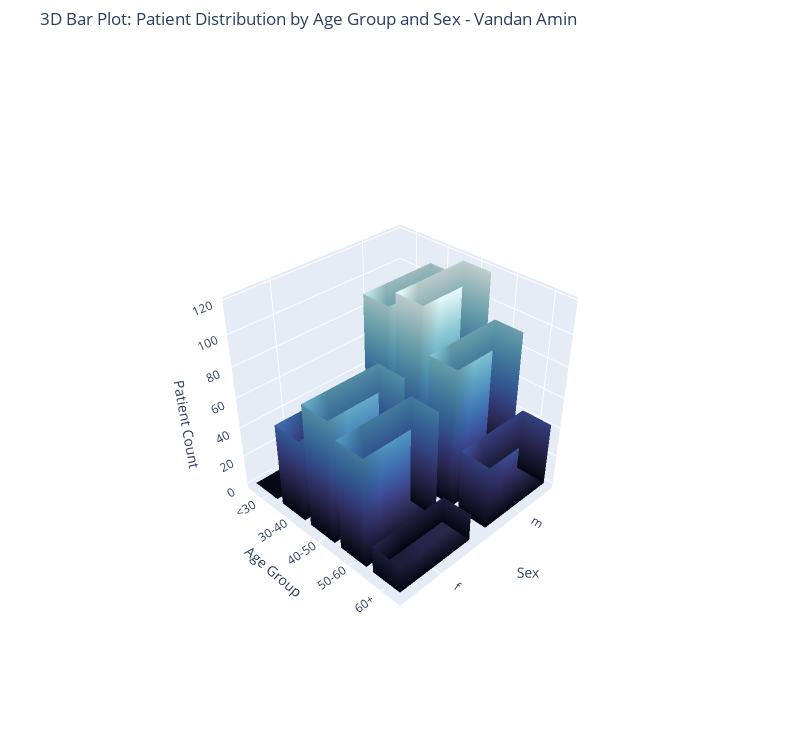

Notebook code for this chart:
### Markdown cell above
## 3. 3D Bar Plot: Patient Distribution by Age Group and Sex

**Purpose**: This visualization shows the count of patients segmented by age group and biological sex.  
**Big Takeaway**: The majority of patients fall within the 30–50 age range, with males being more frequent in almost every group. This helps highlight demographic imbalances in the dataset, potentially impacting diagnostic model fairness.

### Code cell
df_clean = df.drop(columns=['Unnamed: 0']).copy()
df_clean['Category'] = df_clean['Category'].map({
    '0=Blood Donor': 'Blood Donor',
    '0s=suspect Blood Donor': 'Suspect Donor',
    '1=Hepatitis': 'Hepatitis',
    '2=Fibrosis': 'Fibrosis',
    '3=Cirrhosis': 'Cirrhosis'
})
df_clean = df_clean.dropna()
df_clean['AgeGroup'] = pd.cut(df_clean['Age'], bins=[0, 30, 40, 50, 60, 100],
                              labels=['<30', '30-40', '40-50', '50-60', '60+'])

grouped = df_clean.groupby(['AgeGroup', 'Sex', 'Category'], observed=True).size().reset_index(name='Count')
pivoted = grouped.pivot_table(index='AgeGroup', columns='Sex', values='Count', fill_value=0, aggfunc='sum', observed=True)

# Create matrix
age_labels = ['<30', '30-40', '40-50', '50-60', '60+']
sex_labels = ['m', 'f']
z1 = np.zeros((len(age_labels), len(sex_labels)))
for i, age in enumerate(age_labels):
    for j, sex in enumerate(sex_labels):
        z1[i, j] = pivoted.loc[age, sex] if sex in pivoted.columns else 0

# Plot bars as 3D meshes
n_rows, n_cols = z1.shape
dx, dy = 0.8, 0.8
traces = []

for i in range(n_rows):
    for j in range(n_cols):
        elevation = z1[i, j]
        x0, x1 = j - dx / 2, j + dx / 2
        y0, y1 = i - dy / 2, i + dy / 2
        vertices = np.array([
            [x0, y0, 0], [x1, y0, 0], [x1, y1, 0], [x0, y1, 0],
            [x0, y0, elevation], [x1, y0, elevation],
            [x1, y1, elevation], [x0, y1, elevation]
        ])
        faces = [[0, 1, 2], [0, 2, 3], [4, 5, 6], [4, 6, 7],
                 [0, 1, 5], [0, 5, 4], [1, 2, 6], [1, 6, 5],
                 [2, 3, 7], [2, 7, 6], [3, 0, 4], [3, 4, 7]]
        i_faces, j_faces, k_faces = zip(*faces)
        intensity = [0]*4 + [elevation]*4

        traces.append(go.Mesh3d(
            x=vertices[:, 0], y=vertices[:, 1], z=vertices[:, 2],
            i=i_faces, j=j_faces, k=k_faces,
            intensity=intensity,
            intensitymode='vertex',
            colorscale='Ice',
            cmin=z1.min(),
            cmax=z1.max(),
            showscale=False,
            opacity=0.95,
            hovertemplate=f"Sex: {sex_labels[j]}<br>Age Group: {age_labels[i]}<br>Count: {elevation}<extra></extra>",
            name=''
        ))

# Layout and display
fig = go.Figure(data=traces)
fig.update_layout(
    title="3D Bar Plot: Patient Distribution by Age Group and Sex - Vandan Amin",
    scene=dict(
        xaxis=dict(title='Sex', tickvals=[0, 1], ticktext=sex_labels),
        yaxis=dict(title='Age Group', tickvals=list(range(len(age_labels))), ticktext=age_labels),
        zaxis=dict(title='Patient Count'),
        camera_eye=dict(x=1.2, y=1.2, z=1.2)
    ),
    width=800,
    height=750,
    margin=dict(l=0, r=0, b=0, t=50)
)
fig.show()

### Figure 1 — Plotly figure (JSON) as saved in the notebook; plotly's stock layout.template omitted (floating-point values rounded to 4 significant figures)
{"data": [{"cmax": 118, "cmin": 0, "colorscale": [[0, "rgb(3, 5, 18)"], [0.09091, "rgb(25, 25, 51)"], [0.1818, "rgb(44, 42, 87)"], [0.2727, "rgb(58, 60, 125)"], [0.3636, "rgb(62, 83, 160)"], [0.4545, "rgb(62, 109, 178)"], [0.5455, "rgb(72, 134, 187)"], [0.6364, "rgb(89, 159, 196)"], [0.7273, "rgb(114, 184, 205)"], [0.8182, "rgb(149, 207, 216)"], [0.9091, "rgb(192, 229, 232)"], [1, "rgb(234, 252, 253)"]], "hovertemplate": "Sex: m<br>Age Group: <30<br>Count: 4.0<extra></extra>", "i": [0, 0, 4, 4, 0, 0, 1, 1, 2, 2, 3, 3], "intensity": [0, 0, 0, 0, 4, 4, 4, 4], "intensitymode": "vertex", "j": [1, 2, 5, 6, 1, 5, 2, 6, 3, 7, 0, 4], "k": [2, 3, 6, 7, 5, 4, 6, 5, 7, 6, 4, 7], "name": "", "opacity": 0.95, "showscale": false, "type": "mesh3d", "x": [-0.4, 0.4, 0.4, -0.4, -0.4, 0.4, 0.4, -0.4], "y": [-0.4, -0.4, 0.4, 0.4, -0.4, -0.4, 0.4, 0.4], "z": [0, 0, 0, 0, 4, 4, 4, 4]}, {"cmax": 118, "cmin": 0, "colorscale": [[0, "rgb(3, 5, 18)"], [0.09091, "rgb(25, 25, 51)"], [0.1818, "rgb(44, 42, 87)"], [0.2727, "rgb(58, 60, 125)"], [0.3636, "rgb(62, 83, 160)"], [0.4545, "rgb(62, 109, 178)"], [0.5455, "rgb(72, 134, 187)"], [0.6364, "rgb(89, 159, 196)"], [0.7273, "rgb(114, 184, 205)"], [0.8182, "rgb(149, 207, 216)"], [0.9091, "rgb(192, 229, 232)"], [1, "rgb(234, 252, 253)"]], "hovertemplate": "Sex: f<br>Age Group: <30<br>Count: 0.0<extra></extra>", "i": [0, 0, 4, 4, 0, 0, 1, 1, 2, 2, 3, 3], "intensity": [0, 0, 0, 0, 0, 0, 0, 0], "intensitymode": "vertex", "j": [1, 2, 5, 6, 1, 5, 2, 6, 3, 7, 0, 4], "k": [2, 3, 6, 7, 5, 4, 6, 5, 7, 6, 4, 7], "name": "", "opacity": 0.95, "showscale": false, "type": "mesh3d", "x": [0.6, 1.4, 1.4, 0.6, 0.6, 1.4, 1.4, 0.6], "y": [-0.4, -0.4, 0.4, 0.4, -0.4, -0.4, 0.4, 0.4], "z": [0, 0, 0, 0, 0, 0, 0, 0]}, {"cmax": 118, "cmin": 0, "colorscale": [[0, "rgb(3, 5, 18)"], [0.09091, "rgb(25, 25, 51)"], [0.1818, "rgb(44, 42, 87)"], [0.2727, "rgb(58, 60, 125)"], [0.3636, "rgb(62, 83, 160)"], [0.4545, "rgb(62, 109, 178)"], [0.5455, "rgb(72, 134, 187)"], [0.6364, "rgb(89, 159, 196)"], [0.7273, "rgb(114, 184, 205)"], [0.8182, "rgb(149, 207, 216)"], [0.9091, "rgb(192, 229, 232)"], [1, "rgb(234, 252, 253)"]], "hovertemplate": "Sex: m<br>Age Group: 30-40<br>Count: 108.0<extra></extra>", "i": [0, 0, 4, 4, 0, 0, 1, 1, 2, 2, 3, 3], "intensity": [0, 0, 0, 0, 108, 108, 108, 108], "intensitymode": "vertex", "j": [1, 2, 5, 6, 1, 5, 2, 6, 3, 7, 0, 4], "k": [2, 3, 6, 7, 5, 4, 6, 5, 7, 6, 4, 7], "name": "", "opacity": 0.95, "showscale": false, "type": "mesh3d", "x": [-0.4, 0.4, 0.4, -0.4, -0.4, 0.4, 0.4, -0.4], "y": [0.6, 0.6, 1.4, 1.4, 0.6, 0.6, 1.4, 1.4], "z": [0, 0, 0, 0, 108, 108, 108, 108]}, {"cmax": 118, "cmin": 0, "colorscale": [[0, "rgb(3, 5, 18)"], [0.09091, "rgb(25, 25, 51)"], [0.1818, "rgb(44, 42, 87)"], [0.2727, "rgb(58, 60, 125)"], [0.3636, "rgb(62, 83, 160)"], [0.4545, "rgb(62, 109, 178)"], [0.5455, "rgb(72, 134, 187)"], [0.6364, "rgb(89, 159, 196)"], [0.7273, "rgb(114, 184, 205)"], [0.8182, "rgb(149, 207, 216)"], [0.9091, "rgb(192, 229, 232)"], [1, "rgb(234, 252, 253)"]], "hovertemplate": "Sex: f<br>Age Group: 30-40<br>Count: 55.0<extra></extra>", "i": [0, 0, 4, 4, 0, 0, 1, 1, 2, 2, 3, 3], "intensity": [0, 0, 0, 0, 55, 55, 55, 55], "intensitymode": "vertex", "j": [1, 2, 5, 6, 1, 5, 2, 6, 3, 7, 0, 4], "k": [2, 3, 6, 7, 5, 4, 6, 5, 7, 6, 4, 7], "name": "", "opacity": 0.95, "showscale": false, "type": "mesh3d", "x": [0.6, 1.4, 1.4, 0.6, 0.6, 1.4, 1.4, 0.6], "y": [0.6, 0.6, 1.4, 1.4, 0.6, 0.6, 1.4, 1.4], "z": [0, 0, 0, 0, 55, 55, 55, 55]}, {"cmax": 118, "cmin": 0, "colorscale": [[0, "rgb(3, 5, 18)"], [0.09091, "rgb(25, 25, 51)"], [0.1818, "rgb(44, 42, 87)"], [0.2727, "rgb(58, 60, 125)"], [0.3636, "rgb(62, 83, 160)"], [0.4545, "rgb(62, 109, 178)"], [0.5455, "rgb(72, 134, 187)"], [0.6364, "rgb(89, 159, 196)"], [0.7273, "rgb(114, 184, 205)"], [0.8182, "rgb(149, 207, 216)"], [0.9091, "rgb(192, 229, 232)"], [1, "rgb(234, 252, 253)"]], "hovertemplate": "Sex: m<br>Age Group: 40-50<br>Count: 118.0<extra></extra>", "i": [0, 0, 4, 4, 0, 0, 1, 1, 2, 2, 3, 3], "intensity": [0, 0, 0, 0, 118, 118, 118, 118], "intensitymode": "vertex", "j": [1, 2, 5, 6, 1, 5, 2, 6, 3, 7, 0, 4], "k": [2, 3, 6, 7, 5, 4, 6, 5, 7, 6, 4, 7], "name": "", "opacity": 0.95, "showscale": false, "type": "mesh3d", "x": [-0.4, 0.4, 0.4, -0.4, -0.4, 0.4, 0.4, -0.4], "y": [1.6, 1.6, 2.4, 2.4, 1.6, 1.6, 2.4, 2.4], "z": [0, 0, 0, 0, 118, 118, 118, 118]}, {"cmax": 118, "cmin": 0, "colorscale": [[0, "rgb(3, 5, 18)"], [0.09091, "rgb(25, 25, 51)"], [0.1818, "rgb(44, 42, 87)"], [0.2727, "rgb(58, 60, 125)"], [0.3636, "rgb(62, 83, 160)"], [0.4545, "rgb(62, 109, 178)"], [0.5455, "rgb(72, 134, 187)"], [0.6364, "rgb(89, 159, 196)"], [0.7273, "rgb(114, 184, 205)"], [0.8182, "rgb(149, 207, 216)"], [0.9091, "rgb(192, 229, 232)"], [1, "rgb(234, 252, 253)"]], "hovertemplate": "Sex: f<br>Age Group: 40-50<br>Count: 81.0<extra></extra>", "i": [0, 0, 4, 4, 0, 0, 1, 1, 2, 2, 3, 3], "intensity": [0, 0, 0, 0, 81, 81, 81, 81], "intensitymode": "vertex", "j": [1, 2, 5, 6, 1, 5, 2, 6, 3, 7, 0, 4], "k": [2, 3, 6, 7, 5, 4, 6, 5, 7, 6, 4, 7], "name": "", "opacity": 0.95, "showscale": false, "type": "mesh3d", "x": [0.6, 1.4, 1.4, 0.6, 0.6, 1.4, 1.4, 0.6], "y": [1.6, 1.6, 2.4, 2.4, 1.6, 1.6, 2.4, 2.4], "z": [0, 0, 0, 0, 81, 81, 81, 81]}, {"cmax": 118, "cmin": 0, "colorscale": [[0, "rgb(3, 5, 18)"], [0.09091, "rgb(25, 25, 51)"], [0.1818, "rgb(44, 42, 87)"], [0.2727, "rgb(58, 60, 125)"], [0.3636, "rgb(62, 83, 160)"], [0.4545, "rgb(62, 109, 178)"], [0.5455, "rgb(72, 134, 187)"], [0.6364, "rgb(89, 159, 196)"], [0.7273, "rgb(114, 184, 205)"], [0.8182, "rgb(149, 207, 216)"], [0.9091, "rgb(192, 229, 232)"], [1, "rgb(234, 252, 253)"]], "hovertemplate": "Sex: m<br>Age Group: 50-60<br>Count: 91.0<extra></extra>", "i": [0, 0, 4, 4, 0, 0, 1, 1, 2, 2, 3, 3], "intensity": [0, 0, 0, 0, 91, 91, 91, 91], "intensitymode": "vertex", "j": [1, 2, 5, 6, 1, 5, 2, 6, 3, 7, 0, 4], "k": [2, 3, 6, 7, 5, 4, 6, 5, 7, 6, 4, 7], "name": "", "opacity": 0.95, "showscale": false, "type": "mesh3d", "x": [-0.4, 0.4, 0.4, -0.4, -0.4, 0.4, 0.4, -0.4], "y": [2.6, 2.6, 3.4, 3.4, 2.6, 2.6, 3.4, 3.4], "z": [0, 0, 0, 0, 91, 91, 91, 91]}, {"cmax": 118, "cmin": 0, "colorscale": [[0, "rgb(3, 5, 18)"], [0.09091, "rgb(25, 25, 51)"], [0.1818, "rgb(44, 42, 87)"], [0.2727, "rgb(58, 60, 125)"], [0.3636, "rgb(62, 83, 160)"], [0.4545, "rgb(62, 109, 178)"], [0.5455, "rgb(72, 134, 187)"], [0.6364, "rgb(89, 159, 196)"], [0.7273, "rgb(114, 184, 205)"], [0.8182, "rgb(149, 207, 216)"], [0.9091, "rgb(192, 229, 232)"], [1, "rgb(234, 252, 253)"]], "hovertemplate": "Sex: f<br>Age Group: 50-60<br>Count: 72.0<extra></extra>", "i": [0, 0, 4, 4, 0, 0, 1, 1, 2, 2, 3, 3], "intensity": [0, 0, 0, 0, 72, 72, 72, 72], "intensitymode": "vertex", "j": [1, 2, 5, 6, 1, 5, 2, 6, 3, 7, 0, 4], "k": [2, 3, 6, 7, 5, 4, 6, 5, 7, 6, 4, 7], "name": "", "opacity": 0.95, "showscale": false, "type": "mesh3d", "x": [0.6, 1.4, 1.4, 0.6, 0.6, 1.4, 1.4, 0.6], "y": [2.6, 2.6, 3.4, 3.4, 2.6, 2.6, 3.4, 3.4], "z": [0, 0, 0, 0, 72, 72, 72, 72]}, {"cmax": 118, "cmin": 0, "colorscale": [[0, "rgb(3, 5, 18)"], [0.09091, "rgb(25, 25, 51)"], [0.1818, "rgb(44, 42, 87)"], [0.2727, "rgb(58, 60, 125)"], [0.3636, "rgb(62, 83, 160)"], [0.4545, "rgb(62, 109, 178)"], [0.5455, "rgb(72, 134, 187)"], [0.6364, "rgb(89, 159, 196)"], [0.7273, "rgb(114, 184, 205)"], [0.8182, "rgb(149, 207, 216)"], [0.9091, "rgb(192, 229, 232)"], [1, "rgb(234, 252, 253)"]], "hovertemplate": "Sex: m<br>Age Group: 60+<br>Count: 42.0<extra></extra>", "i": [0, 0, 4, 4, 0, 0, 1, 1, 2, 2, 3, 3], "intensity": [0, 0, 0, 0, 42, 42, 42, 42], "intensitymode": "vertex", "j": [1, 2, 5, 6, 1, 5, 2, 6, 3, 7, 0, 4], "k": [2, 3, 6, 7, 5, 4, 6, 5, 7, 6, 4, 7], "name": "", "opacity": 0.95, "showscale": false, "type": "mesh3d", "x": [-0.4, 0.4, 0.4, -0.4, -0.4, 0.4, 0.4, -0.4], "y": [3.6, 3.6, 4.4, 4.4, 3.6, 3.6, 4.4, 4.4], "z": [0, 0, 0, 0, 42, 42, 42, 42]}, {"cmax": 118, "cmin": 0, "colorscale": [[0, "rgb(3, 5, 18)"], [0.09091, "rgb(25, 25, 51)"], [0.1818, "rgb(44, 42, 87)"], [0.2727, "rgb(58, 60, 125)"], [0.3636, "rgb(62, 83, 160)"], [0.4545, "rgb(62, 109, 178)"], [0.5455, "rgb(72, 134, 187)"], [0.6364, "rgb(89, 159, 196)"], [0.7273, "rgb(114, 184, 205)"], [0.8182, "rgb(149, 207, 216)"], [0.9091, "rgb(192, 229, 232)"], [1, "rgb(234, 252, 253)"]], "hovertemplate": "Sex: f<br>Age Group: 60+<br>Count: 18.0<extra></extra>", "i": [0, 0, 4, 4, 0, 0, 1, 1, 2, 2, 3, 3], "intensity": [0, 0, 0, 0, 18, 18, 18, 18], "intensitymode": "vertex", "j": [1, 2, 5, 6, 1, 5, 2, 6, 3, 7, 0, 4], "k": [2, 3, 6, 7, 5, 4, 6, 5, 7, 6, 4, 7], "name": "", "opacity": 0.95, "showscale": false, "type": "mesh3d", "x": [0.6, 1.4, 1.4, 0.6, 0.6, 1.4, 1.4, 0.6], "y": [3.6, 3.6, 4.4, 4.4, 3.6, 3.6, 4.4, 4.4], "z": [0, 0, 0, 0, 18, 18, 18, 18]}], "layout": {"height": 750, "margin": {"b": 0, "l": 0, "r": 0, "t": 50}, "scene": {"aspectmode": "auto", "aspectratio": {"x": 1, "y": 1, "z": 1}, "camera": {"center": {"x": 0, "y": 0, "z": 0}, "eye": {"x": 2.103, "y": 2.103, "z": 2.103}, "projection": {"type": "perspective"}, "up": {"x": 0, "y": 0, "z": 1}}, "xaxis": {"ticktext": ["m", "f"], "tickvals": [0, 1], "title": {"text": "Sex"}, "type": "linear"}, "yaxis": {"ticktext": ["<30", "30-40", "40-50", "50-60", "60+"], "tickvals": [0, 1, 2, 3, 4], "title": {"text": "Age Group"}, "type": "linear"}, "zaxis": {"title": {"text": "Patient Count"}, "type": "linear"}}, "title": {"text": "3D Bar Plot: Patient Distribution by Age Group and Sex - Vandan Amin"}, "width": 800}}
